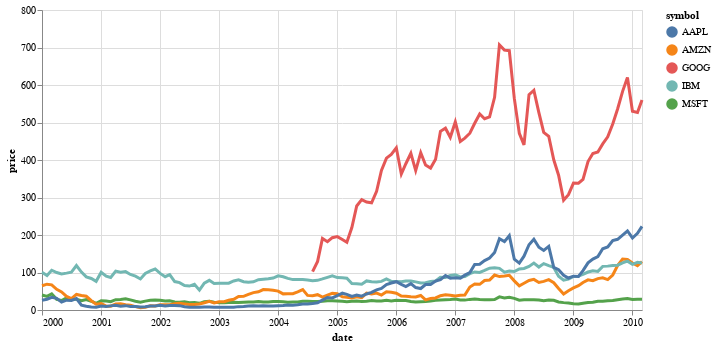

The notebook cell saved with this chart:
### Code cell
highlight = alt.selection(
    type='single', 
    on='mouseover',
    fields=['symbol'], 
    nearest=True
)

legend_selection = alt.selection_multi(
    fields=['symbol'],
    bind='legend'
)

base = alt.Chart(source).encode(
    x='date:T',
    y='price:Q',
    color='symbol:N'
)

points = base.mark_circle().encode(
    opacity=alt.value(0)
).add_selection(
    highlight
).properties(
    width=600
)

lines = base.mark_line().encode(
    size=alt.condition(~highlight, alt.value(1), alt.value(3)),
    opacity=alt.condition(legend_selection, alt.value(1), alt.value(0.1))
).add_selection(
    legend_selection
)

points + lines

### Figure 1 — Vega-Lite specification as saved in the notebook (floating-point values rounded to 4 significant figures; data arrays with more than 128 entries replaced by an {"elided": "..."} marker saying what was removed)
{"config": {"view": {"continuousWidth": 400, "continuousHeight": 300}}, "layer": [{"mark": "circle", "encoding": {"color": {"type": "nominal", "field": "symbol"}, "opacity": {"value": 0}, "x": {"type": "temporal", "field": "date"}, "y": {"type": "quantitative", "field": "price"}}, "selection": {"selector013": {"type": "single", "on": "mouseover", "fields": ["symbol"], "nearest": true}}, "width": 600}, {"mark": "line", "encoding": {"color": {"type": "nominal", "field": "symbol"}, "opacity": {"condition": {"value": 1, "selection": "selector014"}, "value": 0.1}, "size": {"condition": {"value": 1, "selection": {"not": "selector013"}}, "value": 3}, "x": {"type": "temporal", "field": "date"}, "y": {"type": "quantitative", "field": "price"}}, "selection": {"selector014": {"type": "multi", "fields": ["symbol"], "bind": "legend"}}}], "data": {"name": "data-96e857a61c6b623bafe23440d582a500"}, "$schema": "https://vega.github.io/schema/vega-lite/v4.8.1.json", "datasets": {"data-96e857a61c6b623bafe23440d582a500": {"elided": "560 records"}}}
